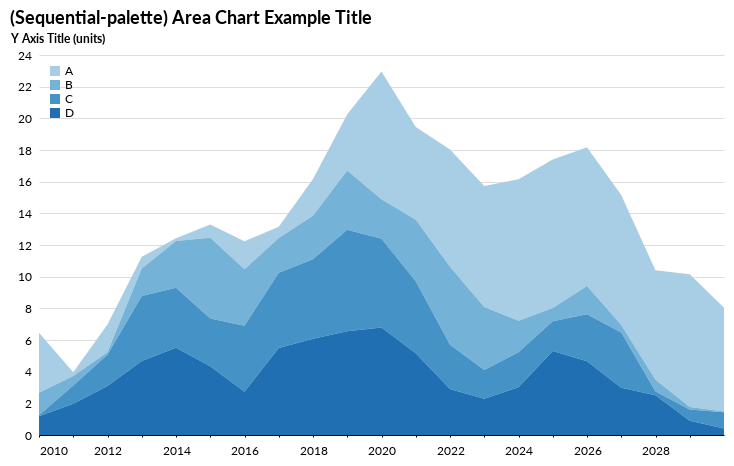

Write notebook code for a chart like this one.
### Code cell
alt.Chart(time).mark_area().encode(
    x = "index:T",
    y = alt.Y('value:Q', axis = alt.Axis(title = "Y Axis Title (units)")),
    color = 'variable:O'
).properties(
    title = "(Sequential-palette) Area Chart Example Title"
)

### Figure 1 — Vega-Lite specification as saved in the notebook (floating-point values rounded to 4 significant figures)
{"$schema": "https://vega.github.io/schema/vega-lite/v2.6.0.json", "config": {"area": {"fill": "#1696d2"}, "axisX": {"domain": true, "domainColor": "#000000", "domainWidth": 1, "grid": false, "gridColor": "#FFF", "labelAngle": 0, "labelFont": "Lato", "labelFontSize": 12, "labelPadding": 8, "tickColor": "#000000", "tickSize": 2, "title": "", "titleFont": "Lato", "titleFontSize": 12, "titlePadding": 10}, "axisY": {"domain": false, "domainColor": "#000000", "domainWidth": 1, "gridColor": "#DEDDDD", "gridWidth": 1, "labelFont": "Lato", "labelFontSize": 12, "labelPadding": 8, "ticks": false, "titleAngle": 0, "titleFont": "Lato", "titleFontSize": 12, "titlePadding": 10, "titleX": 18, "titleY": -10}, "background": "#FFF", "bar": {"binSpacing": 1, "continuousBandSize": 30, "discreteBandSize": 30, "fill": "#1696d2", "size": 40, "stroke": false}, "legend": {"labelFont": "Lato", "labelFontSize": 12, "labelLimit": 500, "offset": 0, "orient": "top-left", "padding": 10, "symbolSize": 100, "symbolType": "square", "title": "", "titleFont": "Lato", "titleFontSize": 12, "titlePadding": 10}, "line": {"color": "#1696d2", "stroke": "#1696d2", "strokewidth": 5}, "padding": 10, "path": {"stroke": "#1696d2", "strokeWidth": 0.5}, "point": {"filled": true}, "range": {"category": ["#1696d2", "#d2d2d2", "#000000", "#fdbf11", "#ec008b", "#55b748", "#5c5859", "#db2b27"], "diverging": ["#cfe8f3", "#a2d4ec", "#73bfe2", "#46abdb", "#1696d2", "#12719e"]}, "style": {"text": {"align": "right", "color": "#1696d2", "font": "Lato", "fontSize": 11, "fontWeight": 400, "size": 11}}, "title": {"anchor": "start", "font": "Lato", "fontSize": 18, "fontWeight": 700, "offset": 0}, "trail": {"color": "#1696d2", "size": 1, "stroke": "#1696d2", "strokeWidth": 0}, "view": {"stroke": "transparent"}}, "data": {"name": "data-ebc89b5481b964b179fa010f67c816c4"}, "datasets": {"data-ebc89b5481b964b179fa010f67c816c4": [{"index": "2009-12-31T00:00:00", "value": 3.78, "variable": "A"}, {"index": "2010-12-31T00:00:00", "value": 0.2471, "variable": "A"}, {"index": "2011-12-31T00:00:00", "value": 1.748, "variable": "A"}, {"index": "2012-12-31T00:00:00", "value": 0.7556, "variable": "A"}, {"index": "2013-12-31T00:00:00", "value": 0.174, "variable": "A"}, {"index": "2014-12-31T00:00:00", "value": 0.8306, "variable": "A"}, {"index": "2015-12-31T00:00:00", "value": 1.77, "variable": "A"}, {"index": "2016-12-31T00:00:00", "value": 0.7159, "variable": "A"}, {"index": "2017-12-31T00:00:00", "value": 2.312, "variable": "A"}, {"index": "2018-12-31T00:00:00", "value": 3.557, "variable": "A"}, {"index": "2019-12-31T00:00:00", "value": 8.064, "variable": "A"}, {"index": "2020-12-31T00:00:00", "value": 5.869, "variable": "A"}, {"index": "2021-12-31T00:00:00", "value": 7.401, "variable": "A"}, {"index": "2022-12-31T00:00:00", "value": 7.65, "variable": "A"}, {"index": "2023-12-31T00:00:00", "value": 8.937, "variable": "A"}, {"index": "2024-12-31T00:00:00", "value": 9.388, "variable": "A"}, {"index": "2025-12-31T00:00:00", "value": 8.777, "variable": "A"}, {"index": "2026-12-31T00:00:00", "value": 8.215, "variable": "A"}, {"index": "2027-12-31T00:00:00", "value": 6.925, "variable": "A"}, {"index": "2028-12-31T00:00:00", "value": 8.376, "variable": "A"}, {"index": "2029-12-31T00:00:00", "value": 6.548, "variable": "A"}, {"index": "2009-12-31T00:00:00", "value": 1.426, "variable": "B"}, {"index": "2010-12-31T00:00:00", "value": 0.5933, "variable": "B"}, {"index": "2011-12-31T00:00:00", "value": 0.1649, "variable": "B"}, {"index": "2012-12-31T00:00:00", "value": 1.736, "variable": "B"}, {"index": "2013-12-31T00:00:00", "value": 2.956, "variable": "B"}, {"index": "2014-12-31T00:00:00", "value": 5.098, "variable": "B"}, {"index": "2015-12-31T00:00:00", "value": 3.572, "variable": "B"}, {"index": "2016-12-31T00:00:00", "value": 2.199, "variable": "B"}, {"index": "2017-12-31T00:00:00", "value": 2.757, "variable": "B"}, {"index": "2018-12-31T00:00:00", "value": 3.751, "variable": "B"}, {"index": "2019-12-31T00:00:00", "value": 2.498, "variable": "B"}, {"index": "2020-12-31T00:00:00", "value": 3.884, "variable": "B"}, {"index": "2021-12-31T00:00:00", "value": 4.925, "variable": "B"}, {"index": "2022-12-31T00:00:00", "value": 3.969, "variable": "B"}, {"index": "2023-12-31T00:00:00", "value": 2.0, "variable": "B"}, {"index": "2024-12-31T00:00:00", "value": 0.8244, "variable": "B"}, {"index": "2025-12-31T00:00:00", "value": 1.78, "variable": "B"}, {"index": "2026-12-31T00:00:00", "value": 0.4729, "variable": "B"}, {"index": "2027-12-31T00:00:00", "value": 0.7362, "variable": "B"}, {"index": "2028-12-31T00:00:00", "value": 0.1637, "variable": "B"}, {"index": "2029-12-31T00:00:00", "value": 0.05301, "variable": "B"}, {"index": "2009-12-31T00:00:00", "value": 0.05873, "variable": "C"}, {"index": "2010-12-31T00:00:00", "value": 1.156, "variable": "C"}, {"index": "2011-12-31T00:00:00", "value": 1.978, "variable": "C"}, {"index": "2012-12-31T00:00:00", "value": 4.096, "variable": "C"}, {"index": "2013-12-31T00:00:00", "value": 3.791, "variable": "C"}, {"index": "2014-12-31T00:00:00", "value": 3.026, "variable": "C"}, {"index": "2015-12-31T00:00:00", "value": 4.168, "variable": "C"}, {"index": "2016-12-31T00:00:00", "value": 4.75, "variable": "C"}, {"index": "2017-12-31T00:00:00", "value": 5.019, "variable": "C"}, {"index": "2018-12-31T00:00:00", "value": 6.409, "variable": "C"}, {"index": "2019-12-31T00:00:00", "value": 5.603, "variable": "C"}, {"index": "2020-12-31T00:00:00", "value": 4.537, "variable": "C"}, {"index": "2021-12-31T00:00:00", "value": 2.792, "variable": "C"}, {"index": "2022-12-31T00:00:00", "value": 1.814, "variable": "C"}, {"index": "2023-12-31T00:00:00", "value": 2.199, "variable": "C"}, {"index": "2024-12-31T00:00:00", "value": 1.881, "variable": "C"}, {"index": "2025-12-31T00:00:00", "value": 2.967, "variable": "C"}, {"index": "2026-12-31T00:00:00", "value": 3.482, "variable": "C"}, {"index": "2027-12-31T00:00:00", "value": 0.2438, "variable": "C"}, {"index": "2028-12-31T00:00:00", "value": 0.7096, "variable": "C"}, {"index": "2029-12-31T00:00:00", "value": 1.027, "variable": "C"}, {"index": "2009-12-31T00:00:00", "value": 1.186, "variable": "D"}, {"index": "2010-12-31T00:00:00", "value": 1.97, "variable": "D"}, {"index": "2011-12-31T00:00:00", "value": 3.087, "variable": "D"}, {"index": "2012-12-31T00:00:00", "value": 4.677, "variable": "D"}, {"index": "2013-12-31T00:00:00", "value": 5.511, "variable": "D"}, {"index": "2014-12-31T00:00:00", "value": 4.336, "variable": "D"}, {"index": "2015-12-31T00:00:00", "value": 2.728, "variable": "D"}, {"index": "2016-12-31T00:00:00", "value": 5.49, "variable": "D"}, {"index": "2017-12-31T00:00:00", "value": 6.073, "variable": "D"}, {"index": "2018-12-31T00:00:00", "value": 6.547, "variable": "D"}, {"index": "2019-12-31T00:00:00", "value": 6.792, "variable": "D"}, {"index": "2020-12-31T00:00:00", "value": 5.169, "variable": "D"}, {"index": "2021-12-31T00:00:00", "value": 2.909, "variable": "D"}, {"index": "2022-12-31T00:00:00", "value": 2.296, "variable": "D"}, {"index": "2023-12-31T00:00:00", "value": 3.019, "variable": "D"}, {"index": "2024-12-31T00:00:00", "value": 5.307, "variable": "D"}, {"index": "2025-12-31T00:00:00", "value": 4.656, "variable": "D"}, {"index": "2026-12-31T00:00:00", "value": 2.988, "variable": "D"}, {"index": "2027-12-31T00:00:00", "value": 2.506, "variable": "D"}, {"index": "2028-12-31T00:00:00", "value": 0.8972, "variable": "D"}, {"index": "2029-12-31T00:00:00", "value": 0.4088, "variable": "D"}]}, "encoding": {"color": {"field": "variable", "type": "ordinal"}, "x": {"field": "index", "type": "temporal"}, "y": {"axis": {"title": "Y Axis Title (units)"}, "field": "value", "type": "quantitative"}}, "height": 380, "mark": "area", "title": "(Sequential-palette) Area Chart Example Title", "width": 685}
